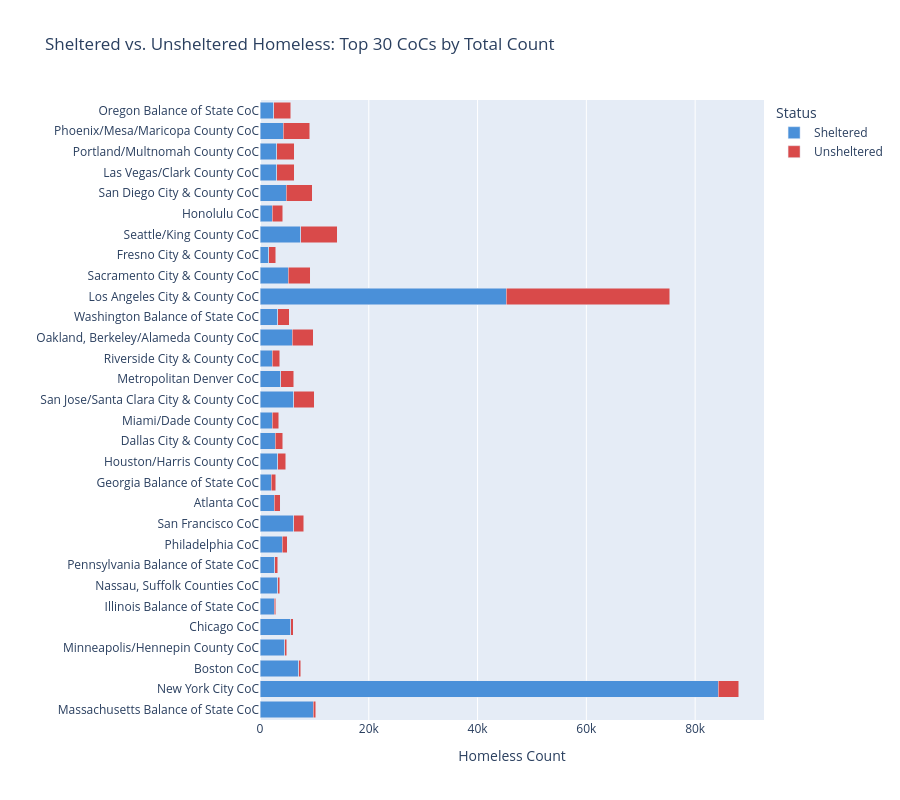

Notebook code cell kept with this figure:
### Code cell
top30 = df.nlargest(30, 'total_homeless')[['coc_name', 'sheltered_homeless', 'unsheltered_homeless', 'unsheltered_pct']].copy()
top30 = top30.sort_values('unsheltered_pct', ascending=True)

fig = px.bar(
    top30, x=['sheltered_homeless', 'unsheltered_homeless'], y='coc_name',
    orientation='h', barmode='stack',
    color_discrete_map={'sheltered_homeless': '#4a90d9', 'unsheltered_homeless': '#d94a4a'},
    title='Sheltered vs. Unsheltered Homeless: Top 30 CoCs by Total Count',
    labels={'value': 'Homeless Count', 'coc_name': '', 'variable': 'Status'},
)
fig.update_layout(height=800, legend_title='Status')
fig.for_each_trace(lambda t: t.update(name=t.name.replace('_homeless', '').replace('_', ' ').title()))
fig.show()

### Figure 1 — Plotly figure (JSON) as saved in the notebook; plotly's stock layout.template omitted (floating-point values rounded to 4 significant figures)
{"data": [{"hovertemplate": "Status=sheltered_homeless<br>Homeless Count=%{x}<br>=%{y}<extra></extra>", "legendgroup": "sheltered_homeless", "marker": {"color": "#4a90d9", "pattern": {"shape": ""}}, "name": "Sheltered", "orientation": "h", "showlegend": true, "textposition": "auto", "type": "bar", "x": [9834, 84234, 7098, 4534, 5634, 2634, 3234, 2734, 4134, 6212, 2634, 2034, 3234, 2834, 2234, 6212, 3834, 2234, 5892, 3234, 45234, 5234, 1623, 7534, 2234, 4812, 3034, 3034, 4234, 2534], "xaxis": "x", "y": ["Massachusetts Balance of State CoC", "New York City CoC", "Boston CoC", "Minneapolis/Hennepin County CoC", "Chicago CoC", "Illinois Balance of State CoC", "Nassau, Suffolk Counties CoC", "Pennsylvania Balance of State CoC", "Philadelphia CoC", "San Francisco CoC", "Atlanta CoC", "Georgia Balance of State CoC", "Houston/Harris County CoC", "Dallas City & County CoC", "Miami/Dade County CoC", "San Jose/Santa Clara City & County CoC", "Metropolitan Denver CoC", "Riverside City & County CoC", "Oakland, Berkeley/Alameda County CoC", "Washington Balance of State CoC", "Los Angeles City & County CoC", "Sacramento City & County CoC", "Fresno City & County CoC", "Seattle/King County CoC", "Honolulu CoC", "San Diego City & County CoC", "Las Vegas/Clark County CoC", "Portland/Multnomah County CoC", "Phoenix/Mesa/Maricopa County CoC", "Oregon Balance of State CoC"], "yaxis": "y"}, {"hovertemplate": "Status=unsheltered_homeless<br>Homeless Count=%{x}<br>=%{y}<extra></extra>", "legendgroup": "unsheltered_homeless", "marker": {"color": "#d94a4a", "pattern": {"shape": ""}}, "name": "Unsheltered", "orientation": "h", "showlegend": true, "textposition": "auto", "type": "bar", "x": [400, 3791, 400, 358, 505, 300, 421, 500, 844, 1823, 1055, 878, 1507, 1376, 1238, 3762, 2364, 1439, 3855, 2150, 30078, 4044, 1271, 6656, 1978, 4814, 3229, 3263, 4895, 3090], "xaxis": "x", "y": ["Massachusetts Balance of State CoC", "New York City CoC", "Boston CoC", "Minneapolis/Hennepin County CoC", "Chicago CoC", "Illinois Balance of State CoC", "Nassau, Suffolk Counties CoC", "Pennsylvania Balance of State CoC", "Philadelphia CoC", "San Francisco CoC", "Atlanta CoC", "Georgia Balance of State CoC", "Houston/Harris County CoC", "Dallas City & County CoC", "Miami/Dade County CoC", "San Jose/Santa Clara City & County CoC", "Metropolitan Denver CoC", "Riverside City & County CoC", "Oakland, Berkeley/Alameda County CoC", "Washington Balance of State CoC", "Los Angeles City & County CoC", "Sacramento City & County CoC", "Fresno City & County CoC", "Seattle/King County CoC", "Honolulu CoC", "San Diego City & County CoC", "Las Vegas/Clark County CoC", "Portland/Multnomah County CoC", "Phoenix/Mesa/Maricopa County CoC", "Oregon Balance of State CoC"], "yaxis": "y"}], "layout": {"barmode": "stack", "height": 800, "legend": {"title": {"text": "Status"}, "tracegroupgap": 0}, "title": {"text": "Sheltered vs. Unsheltered Homeless: Top 30 CoCs by Total Count"}, "xaxis": {"anchor": "y", "domain": [0.0, 1.0], "title": {"text": "Homeless Count"}}, "yaxis": {"anchor": "x", "domain": [0.0, 1.0], "title": {"text": ""}}}}
